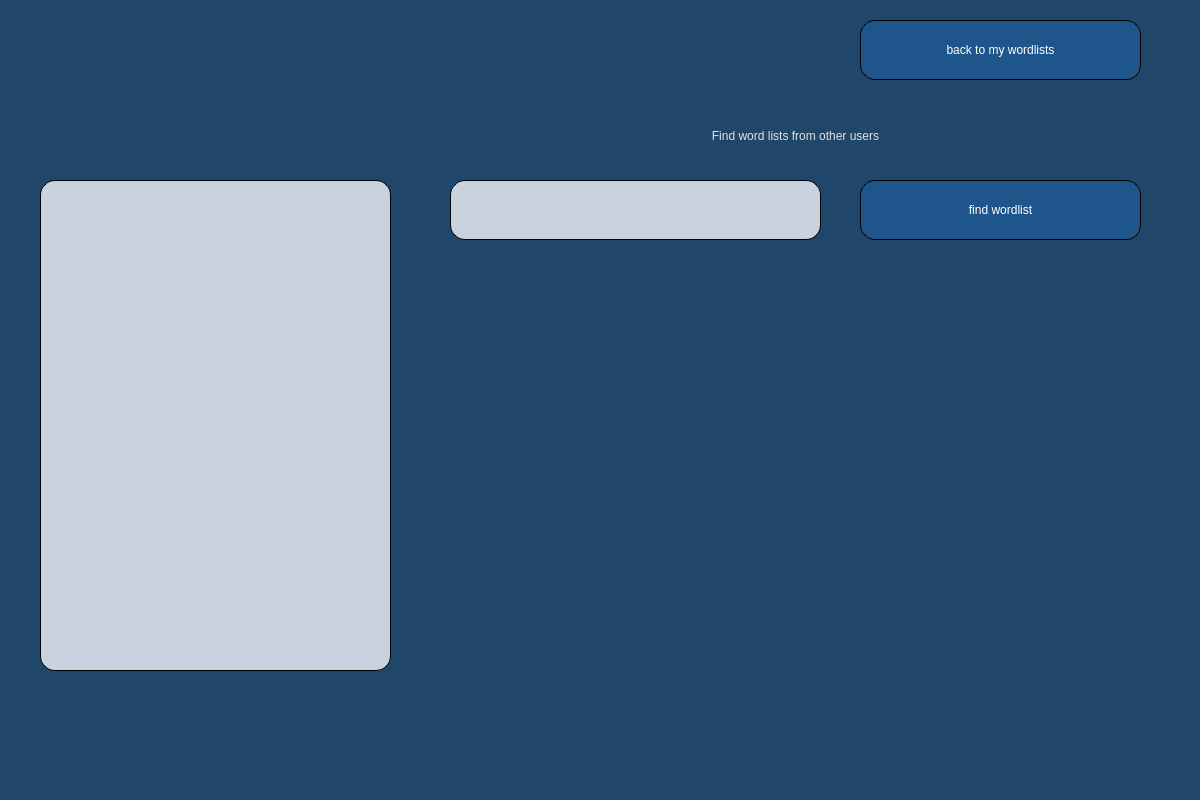
<?xml version="1.0" encoding="UTF-8"?>
<ui version="4.0">
 <class>Dialog</class>
 <widget class="QDialog" name="Dialog">
  <property name="geometry">
   <rect>
    <x>0</x>
    <y>0</y>
    <width>1200</width>
    <height>800</height>
   </rect>
  </property>
  <property name="windowTitle">
   <string>Dialog</string>
  </property>
  <property name="styleSheet">
   <string notr="true">background-color: rgb(32, 71, 105);
border-color: rgb(255, 255, 255);</string>
  </property>
  <widget class="QPushButton" name="back_to_my_wordlists_button">
   <property name="geometry">
    <rect>
     <x>860</x>
     <y>20</y>
     <width>281</width>
     <height>60</height>
    </rect>
   </property>
   <property name="styleSheet">
    <string notr="true">QPushButton {background-color:rgb(30, 85, 138);
font: 19pt &quot;Yrsa&quot;;
color:white;
selection-background-color: rgb(255, 255, 255);
border-style: outset;
border-width: 1px;
border-radius: 15px;
border-color: black;
padding: 4px;}
QPushButton:hover {background-color: rgb(20, 75, 130);}</string>
   </property>
   <property name="text">
    <string>back to my wordlists</string>
   </property>
  </widget>
  <widget class="QTextEdit" name="words_text">
   <property name="geometry">
    <rect>
     <x>40</x>
     <y>180</y>
     <width>351</width>
     <height>491</height>
    </rect>
   </property>
   <property name="styleSheet">
    <string notr="true">background-color:rgb(200, 211, 223);
font: 21pt &quot;Yrsa&quot;;
color:black;
selection-background-color: rgb(255, 255, 255);
border-style: outset;
border-width: 1px;
border-radius: 15px;
border-color: black;
padding: 4px;
selection-color: rgb(101, 145, 232);</string>
   </property>
   <property name="html">
    <string>&lt;!DOCTYPE HTML PUBLIC &quot;-//W3C//DTD HTML 4.0//EN&quot; &quot;http://www.w3.org/TR/REC-html40/strict.dtd&quot;&gt;
&lt;html&gt;&lt;head&gt;&lt;meta name=&quot;qrichtext&quot; content=&quot;1&quot; /&gt;&lt;style type=&quot;text/css&quot;&gt;
p, li { white-space: pre-wrap; }
&lt;/style&gt;&lt;/head&gt;&lt;body style=&quot; font-family:'Yrsa'; font-size:21pt; font-weight:400; font-style:normal;&quot;&gt;
&lt;p style=&quot;-qt-paragraph-type:empty; margin-top:0px; margin-bottom:0px; margin-left:0px; margin-right:0px; -qt-block-indent:0; text-indent:0px; font-family:'Ubuntu'; font-size:14pt;&quot;&gt;&lt;br /&gt;&lt;/p&gt;&lt;/body&gt;&lt;/html&gt;</string>
   </property>
  </widget>
  <widget class="QLineEdit" name="find_wordlist_input">
   <property name="geometry">
    <rect>
     <x>450</x>
     <y>180</y>
     <width>371</width>
     <height>60</height>
    </rect>
   </property>
   <property name="styleSheet">
    <string notr="true">background-color:rgb(200, 211, 223);
font: 19pt &quot;Yrsa&quot;;
color:black;
selection-background-color: rgb(255, 255, 255);
border-style: outset;
border-width: 1px;
border-radius: 15px;
border-color: black;
padding: 4px;
selection-color: rgb(101, 145, 232);</string>
   </property>
   <property name="text">
    <string/>
   </property>
   <property name="alignment">
    <set>Qt::AlignLeading|Qt::AlignLeft|Qt::AlignVCenter</set>
   </property>
  </widget>
  <widget class="QPushButton" name="find_wordlist_button">
   <property name="geometry">
    <rect>
     <x>860</x>
     <y>180</y>
     <width>281</width>
     <height>60</height>
    </rect>
   </property>
   <property name="styleSheet">
    <string notr="true">QPushButton {background-color:rgb(30, 85, 138);
font: 19pt &quot;Yrsa&quot;;
color:white;
selection-background-color: rgb(255, 255, 255);
border-style: outset;
border-width: 1px;
border-radius: 15px;
border-color: black;
padding: 4px;}
QPushButton:hover {background-color: rgb(20, 75, 130);}</string>
   </property>
   <property name="text">
    <string>find wordlist</string>
   </property>
  </widget>
  <widget class="QLabel" name="label">
   <property name="geometry">
    <rect>
     <x>450</x>
     <y>100</y>
     <width>691</width>
     <height>71</height>
    </rect>
   </property>
   <property name="styleSheet">
    <string notr="true">color:rgb(225, 225, 225); 
font: 31pt &quot;Yrsa&quot;;</string>
   </property>
   <property name="text">
    <string>Find word lists from other users</string>
   </property>
   <property name="alignment">
    <set>Qt::AlignCenter</set>
   </property>
  </widget>
  <widget class="QWidget" name="verticalLayoutWidget">
   <property name="geometry">
    <rect>
     <x>460</x>
     <y>260</y>
     <width>681</width>
     <height>401</height>
    </rect>
   </property>
   <layout class="QVBoxLayout" name="verticalLayout">
    <property name="sizeConstraint">
     <enum>QLayout::SetMaximumSize</enum>
    </property>
    <property name="leftMargin">
     <number>440</number>
    </property>
    <property name="topMargin">
     <number>270</number>
    </property>
    <property name="rightMargin">
     <number>30</number>
    </property>
    <property name="bottomMargin">
     <number>70</number>
    </property>
   </layout>
  </widget>
 </widget>
 <resources/>
 <connections/>
</ui>
